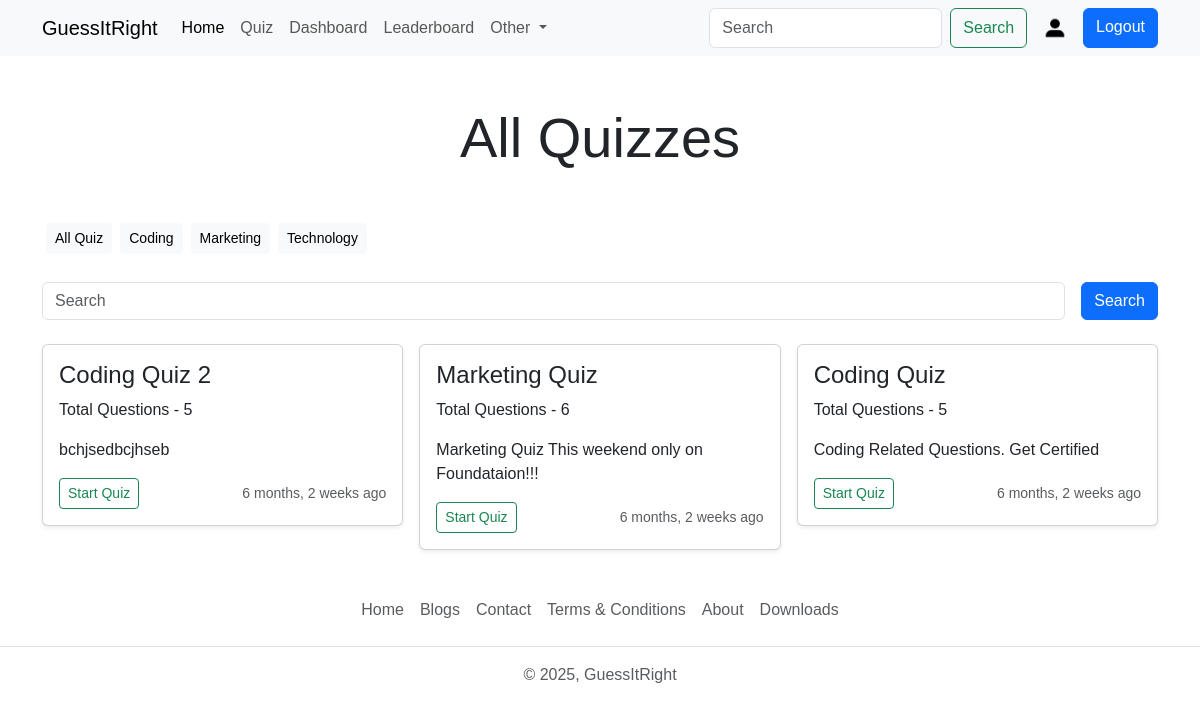
Before: /quiz/all_quiz (signed in) with the older database file.
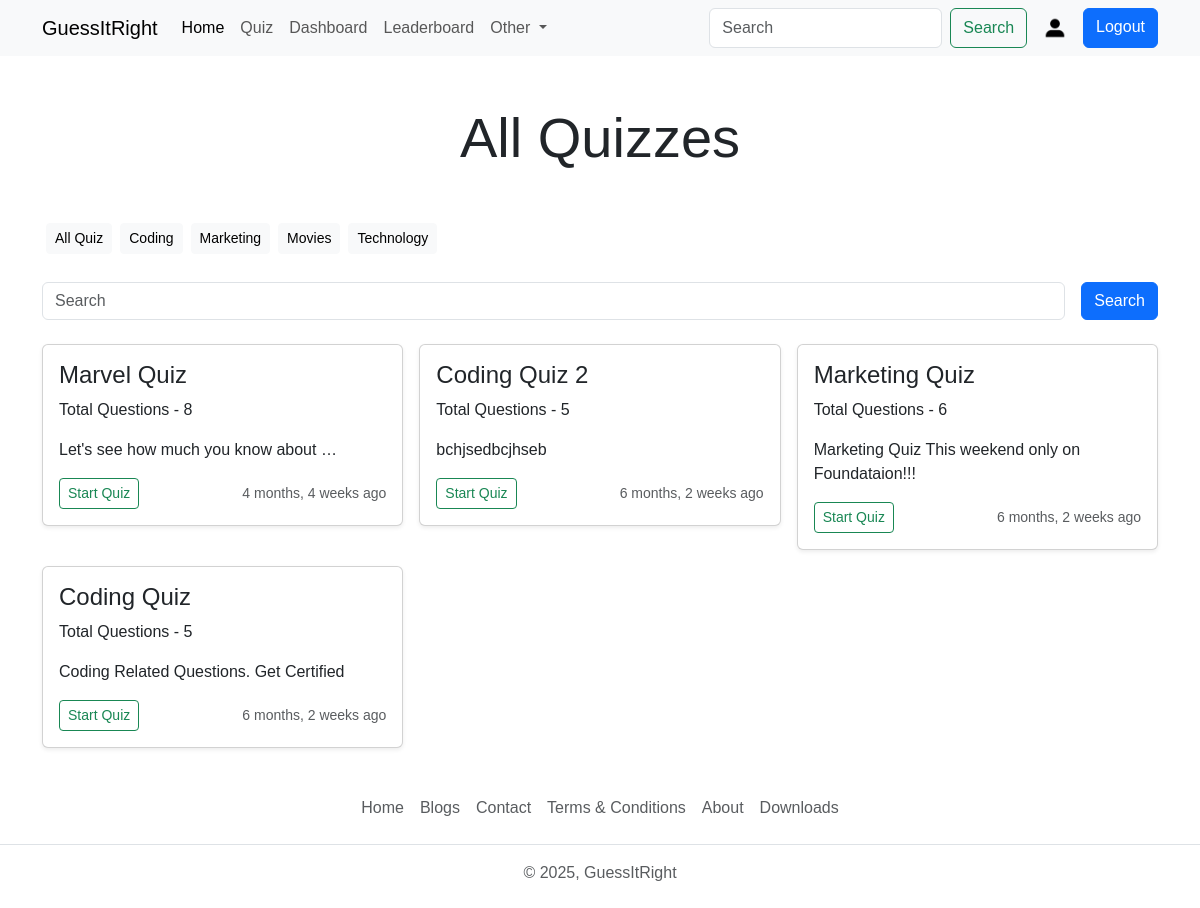
After: the same page with the newer database file.
### quiz/models.py (models this page shows, shortened)
class Category(models.Model) :
      name = models.CharField(max_length=15)
      class Meta :
            verbose_name_plural = 'Categories'

class Quiz (models.Model) :
      title = models.CharField(max_length=255)
      description = models.TextField()
      category = models.ForeignKey(Category, on_delete=models.CASCADE)
      quiz_file = models.FileField(upload_to='quiz/')
      created_at = models.DateTimeField(auto_now_add=True)
      updated_at = models.DateTimeField(auto_now=True)
      class Meta :
            verbose_name_plural = 'Quizzes'

class Question(models.Model) :
      quiz = models.ForeignKey(Quiz, on_delete=models.CASCADE)
      text = models.TextField()

### quiz/views.py (the view)
# urls.py: path('all_quiz', views.all_quiz_view, name='all_quiz'),
@login_required
def all_quiz_view(request) :
    user_object = User.objects.get(username = request.user)
    user_profile = Profile.objects.get(user = user_object)
    quizzes = Quiz.objects.order_by('-created_at')
    categories = Category.objects.order_by('name')
    context = {"user_profile" : user_profile , "quizzes" : quizzes, "categories" : categories}
    return render(request, 'all-quiz.html' , context)

### templates/all-quiz.html (shortened to what this page needs)
{% extends "index.html" %}
{% block content %}
	<h1 class="display-4 text-center my-5">All Quizzes</h1>
	<div class="container">
		<div class="d-flex flex-wrap">
			<a href="{% url 'all_quiz' %}" class="btn btn-sm btn-light m-1">All Quiz</a>
			{% for category in categories %}
			<a href="{% url 'search' category.name %}" class="btn btn-sm btn-light m-1">{{category.name}}</a>
			{% endfor %}
		</div>
	</div>
	<form class="container d-flex my-4" role="search" method="GET" action="{% url 'search' ' ' %}">
		<input name="q" class="form-control me-2" type="search" placeholder="Search" aria-label="Search">
		<button type="submit" class="btn btn-primary ms-2	">Search</button>
	</form>
	<div class="container">
		<div class="row row-cols-1 row-cols-sm-1 row-cols-md-2 row-cols-lg-3 g-3">
			{% if quizzes|length > 0 %}
			{% for quiz in quizzes %}
			<div class="col">
				<div class="card shadow-sm">
					<div class="card-body">
						<h4>{{quiz.title}}</h4>
						<p class="card-text">Total Questions - {{quiz.question_set.all|length}}</p>
						<p class="card-text">{{quiz.description | truncatewords:7}}</p>
						<div class="d-flex justify-content-between align-items-center">
							<div class="btn-group">
								<a href="{% url 'quiz' quiz.id %}" type="button" class="btn btn-sm btn-outline-success">Start
									Quiz</a>
							</div>
							<small class="text-body-secondary">{{quiz.created_at|timesince}} ago</small>
						</div>
					</div>
				</div>
			</div>
			{% endfor %}
			{% else %}
			<div class="col-lg-12 col-md-12">
				<p class="text-center text-danger fs-5"> There is no Quiz Available for this Category or Search</p>
			</div>
			{% endif%}
		</div>
	</div>
{% endblock content %}

Changed rows visible on the page:
added Category: name "Movies"
added Quiz: title "Marvel Quiz", question_set.all|length "8", description "Let's see how much you know about …", created_at "4 months, 4 weeks"
